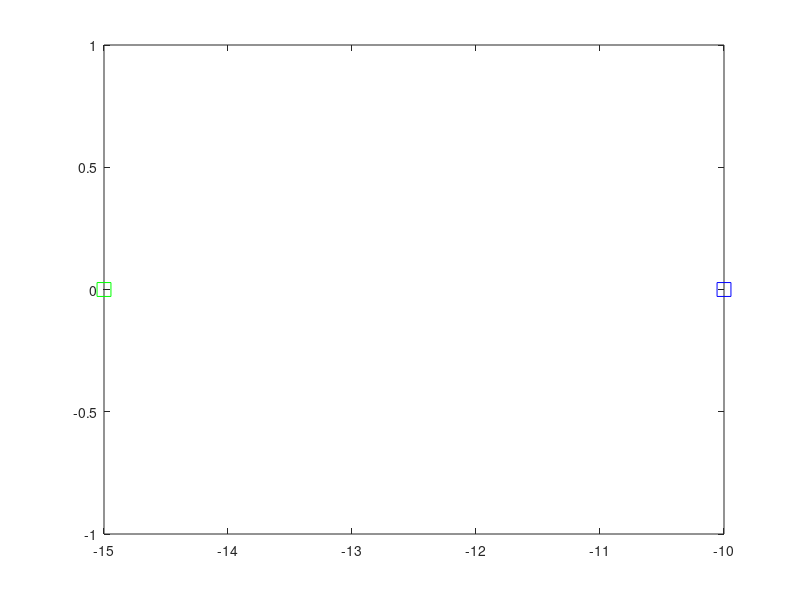

Here is the MATLAB script that generated this plot:
% model prameters
global barx2;
global TSPAN_f
global JSPAN_f
global TSPAN_g
global JSPAN_g
global options
global tol

barx2 = 0.5;
tol = 0.2;


% simulate parameters
DeltaT = 1;
DeltaJ = 1;

rule = 1;
options = odeset('RelTol',1e-6,'MaxStep',.1);

TSPAN_f=[0 DeltaT];
JSPAN_f = [0 1];

TSPAN_g=[0 20];
JSPAN_g = [0 1];

x0 = [-15, 0];
xf = [-10, 0];

figure(1);
plot(x0(1), x0(2),'gs', 'MarkerSize', 10,'DisplayName','Initial state');
hold on
plot(xf(1), xf(2),'bs', 'MarkerSize', 10,'DisplayName','Final state');
hold on

U_D_fw = 0;
U_D_bw = 0;
U_C_fw = 1:1:4.9;
U_C_bw = 1:1:4.9;